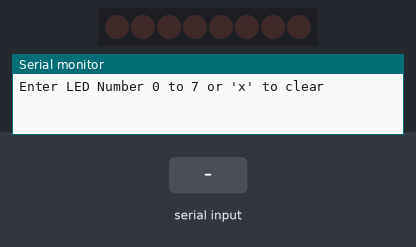
Bench run of a sketch on a simulated Arduino Uno, built with avr-gcc and run on an emulated ATmega328P. On the bench: 8 shift-register outputs drawn as a row of LEDs (first output left, lit = HIGH), the last lines printed to the serial monitor. Wiring (inferred from the names in the program): shift register (74HC595): data pin 12; shift clock pin 9; latch pin 11. Wiring (inferred from the signals the program sends): row of LEDs: on Q0, Q1, Q2, Q3, Q4, Q5, Q6, Q7. Inputs (shaded band) come from the test bench.

Above: at 1.2 s.
1.3 s: "90,45\n" received over Serial
At 1.9 s:
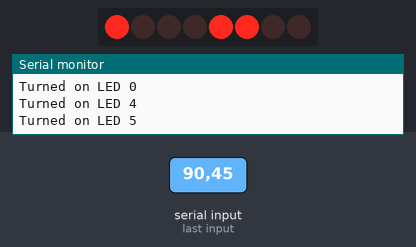
2.8 s: "x,45\n" received over Serial
At 3.8 s:
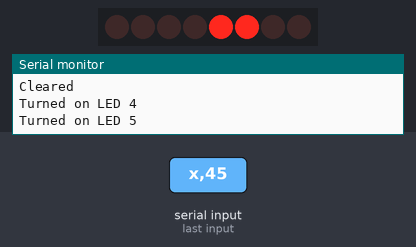
4.3 s: "30,150\n" received over Serial
At 5.3 s:
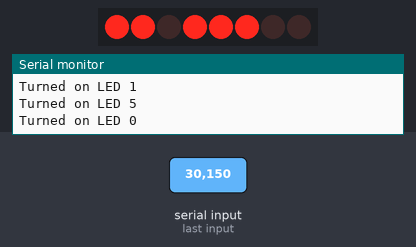
5.8 s: "200\n" received over Serial
At 6.4 s:
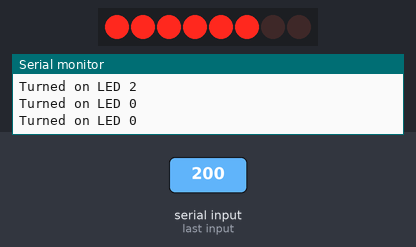
7.3 s: "x90\n" received over Serial
At 7.6 s:
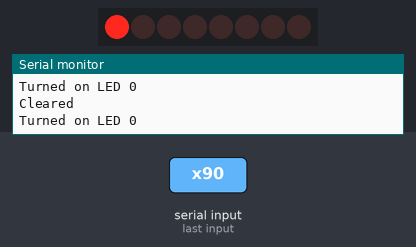
8.8 s: "5\n" received over Serial
At 9.8 s:
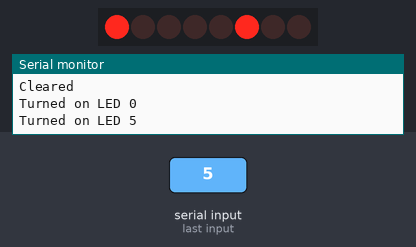
Timing chart, 0 to 11.3 s (numbered marks = the images above; inputs shaded):
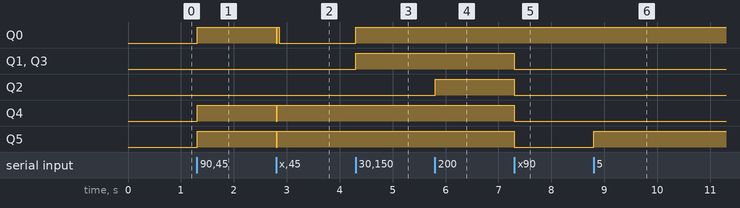

The sketch:

serial_monitor_leds.ino
```cpp
int latchPin = 11;
int clockPin = 9;
int dataPin = 12;

byte leds = 0;
void updateShiftRegister() {
  digitalWrite(latchPin, LOW);
  shiftOut(dataPin, clockPin, MSBFIRST, leds);
  digitalWrite(latchPin, HIGH);
}
void setup() {
  pinMode(latchPin, OUTPUT);
  pinMode(dataPin, OUTPUT);
  pinMode(clockPin, OUTPUT);
  updateShiftRegister();
  Serial.begin(9600);
  while (!Serial)
    ;
  Serial.println("Enter LED Number 0 to 7 or 'x' to clear");
}

void printByteAsBits(byte b) {
  for (int i = 0; i < 8; i++) {
    Serial.print(bitRead(b, 7 - i));
  }
  Serial.println();
}

void loop() {
  if (Serial.available()) {
    char ch = Serial.read();
    if (ch >= '0' && ch <= '7') {
      int led = ch - '0';
      bitSet(leds, led);
      //printByteAsBits(leds);
      updateShiftRegister();
      Serial.print("Turned on LED ");
      Serial.println(led);
    }
    if (ch == 'x') {
      leds = 0;
      updateShiftRegister();
      Serial.println("Cleared");
    }
  }
}
```

Measured:
- after the input at 1.3 s, Q0, Q4, Q5: LOW → HIGH at once
- after the input at 2.8 s, Q0: HIGH → LOW at once, → HIGH 0.02 s later, → LOW 0.04 s later; Q4, Q5: HIGH → LOW at once, → HIGH 0.02 s later
- after the input at 4.3 s, Q0, Q1, Q3: LOW → HIGH at once
- after the input at 5.8 s, Q2: LOW → HIGH at once
- after the input at 7.3 s, Q1–5: HIGH → LOW at once
- after the input at 8.8 s, Q5: LOW → HIGH at once
